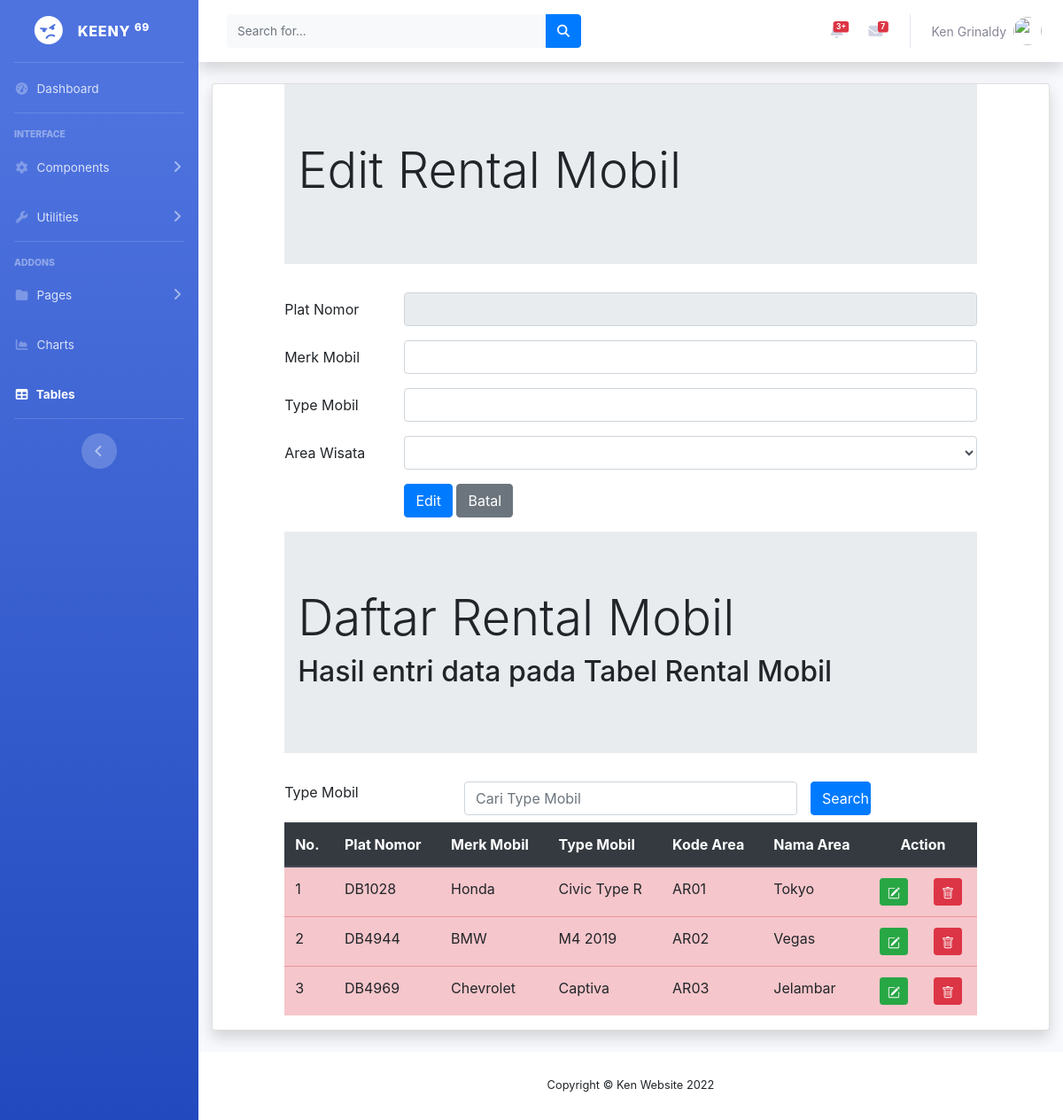
Screenshot of /rentalEdit.php (signed in) with the database file from the repository.
### tables this page shows
CREATE TABLE `rentalmobil` (
  `platID` char(9) NOT NULL,
  `merkMobil` char(35) NOT NULL,
  `typeMobil` char(35) NOT NULL,
  `areaID` char(4) NOT NULL
);

CREATE TABLE `area` (
  `areaID` varchar(4) NOT NULL,
  `areanama` varchar(35) NOT NULL,
  `areawilayah` varchar(35) NOT NULL,
  `areaketerangan` varchar(255) NOT NULL,
  `kabupatenKODE` char(4) NOT NULL
);

### rentalEdit.php (the view, shortened to what this page needs)
<!DOCTYPE html>
<html lang="en">
<head>
</head>
<?php include "header.php"; ?>
<div class="container-fluid">
<div class="card shadow mb-4">
<?php
  include "includes/config.php";
  $dataArea = mysqli_query($connection, "SELECT * FROM area");
  $kodeRental = $_GET["ubah"];
  $editRental = mysqli_query($connection, "SELECT * FROM rentalmobil
  	WHERE platID = '$kodeRental'");
  $rowEdit = mysqli_fetch_array($editRental);
?>
<html lang="en">
<head>
	<link rel="stylesheet" type="text/css" href="https://cdnjs.cloudflare.com/ajax/libs/select2/4.0.3/css/select2.min.css">
	<link rel="stylesheet" type="text/css" href="css/bootstrap.min.css">
</head>
	<div class="row">
		<div class="col-sm-1"></div>
	    <div class="col-sm-10">
	    	<div class="jumbotron jumbotron-fluid">
				<div class="container">
					<h1 class="display-4">Edit Rental Mobil</h1>
				</div>
			</div>
	      	<form method="POST">
	        	<div class="form-group row">
	          		<label for="kodeMobil" class="col-sm-2 col-form-label">Plat Nomor</label>
	          		<div class="col-sm-10">
	            		<input type="text" class="form-control" id="kodeMobil" name="inputKode" value="<?php echo $rowEdit["platID"] ?>" readonly>
	          		</div>
	        	</div>
		        <div class="form-group row">
		          	<label for="merkMobil" class="col-sm-2 col-form-label">Merk Mobil</label>
		          	<div class="col-sm-10">
		            	<input type="text" class="form-control" id="merkMobil" name="inputMerk" value="<?php echo $rowEdit["merkMobil"] ?>">
		          	</div>
		        </div>
		        <div class="form-group row">
		          	<label for="typeMobil" class="col-sm-2 col-form-label">Type Mobil</label>
		         	<div class="col-sm-10">
		            	<input type="text" class="form-control" id="typeMobil" name="inputType" value="<?php echo $rowEdit["typeMobil"] ?>">
		          	</div>
		        </div>
		        <div class="form-group row">
		          	<label for="kodeArea" class="col-sm-2 col-form-label">Area Wisata</label>
		          	<div class="col-sm-10">
			          	<select class="form-control" id="kodeArea" name="kodeArea">
			          		<option value="<?php echo $rowEdit["areaID"] ?>">
			          		</option>
				          	<?php
				          		while($row = mysqli_fetch_array($dataArea)) {
				          	?>
				          			<option value="<?php echo $row["areaID"] ?>">
				          			</option>
				          	<?php
				          		}
				          	?>
			          	</select>
			        </div>
		        </div>
		        <div class="form-group row">
		          	<div class="col-sm-2">
		          	</div>
		          	<div class="col-sm-10">
		            	<input type="submit" class="btn btn-primary" value="Edit" name="Edit">
		            	<input type="submit" class="btn btn-secondary" value="Batal" name="Batal">
		          	</div>
		        </div>
	      	</form>
	    </div>
	    <div class="col-sm-1"></div>
	</div>
	<div class="row">
		<div class="col-sm-1"></div>
		<div class="col-sm-10">
			<div class="jumbotron jumbotron-fluid">
				<div class="container">
					<h1 class="display-4">Daftar Rental Mobil</h1>
					<h2>Hasil entri data pada Tabel Rental Mobil</h2>
				</div>
			</div>
			<form method="POST">
				<div class="form-group row mb-2">
					<label for="search" class="col-sm-3">Type Mobil</label>
					<div class="col-sm-6">
						<input type="text" name="search" class="form-control" id="search" value="<?php if (isset($_POST['search'])) {echo $_POST['search'];} ?>" placeholder="Cari Type Mobil">
					</div>
					<input type="submit" name="kirim" class="col-sm-1 btn btn-primary" value="Search">
				</div>
			</form>
			<table class="table table-hover table-danger">
				<thead class="thead-dark">
					<tr>
						<th>No.</th>
						<th>Plat Nomor</th>
						<th>Merk Mobil</th>
						<th>Type Mobil</th>
						<th>Kode Area</th>
						<th>Nama Area</th>
						<th colspan="2" style="text-align: center">Action</th>
					</tr>
				</thead>
				<tbody>
					<?php
						if (isset($_POST["kirim"])) {
							$search = $_POST['search'];
							$query = mysqli_query($connection, "SELECT rentalmobil.*, area.areaID, area.areaNama
								FROM rentalmobil, area
								WHERE TypeMobil LIKE '%".$search."%'
								AND rentalmobil.areaID = area.areaID");
						}
						else {
							$query = mysqli_query($connection, "SELECT rentalmobil.*, area.areaID, area.areaNama
								FROM rentalmobil, area
								WHERE rentalmobil.areaID = area.areaID");
						}
						$nomor = 1;
						while ($row = mysqli_fetch_array($query)) {
					?>
							<tr>
								<td><?php echo $nomor; ?></td>
								<td><?php echo $row['platID']; ?></td>
								<td><?php echo $row['merkMobil']; ?></td>
								<td><?php echo $row['typeMobil']; ?></td>
								<td><?php echo $row['areaID']; ?></td>
								<td><?php echo $row['areaNama']; ?></td>
								<td>
									<a href="rentalEdit.php?ubah=<?php echo $row["platID"] ?>" class="btn btn-success btn-sm" title="EDIT">
									</a>
								</td>
								<td>
									<a href="rentalHapus.php?hapus=<?php echo $row["platID"] ?>" class="btn btn-danger btn-sm" title="DELETE">
									</a>
								</td>
							</tr>
						<?php
						$nomor = $nomor + 1;
						}
						?>
				</tbody>
			</table>
		</div>
		<div class="col-sm-1"></div>
	</div>
</div>
</div>
<?php include "footer.php"; ?>
</html>

### rows the page displays
rentalmobil: platID "DB1028", merkMobil "Honda", typeMobil "Civic Type R", areaID.areaID "AR01", areaID.areanama "Tokyo"
rentalmobil: platID "DB4944", merkMobil "BMW", typeMobil "M4 2019", areaID.areaID "AR02", areaID.areanama "Vegas"
rentalmobil: platID "DB4969", merkMobil "Chevrolet", typeMobil "Captiva", areaID.areaID "AR03", areaID.areanama "Jelambar"
